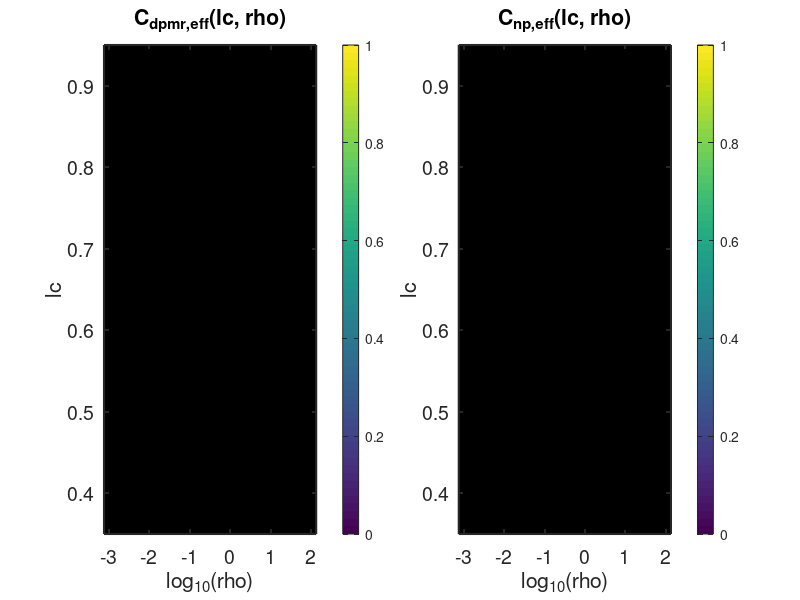

The MATLAB script that drew this image: (Note: this script raises an error after producing the figure.)
%% build_cdpmr_eff_lookup.m — Build 2-D lookup table for C_dpmr_eff and C_np_eff
%
% Sweeps (lc, rho) grid at fixed a_pd = 0.05, computes C_dpmr_eff and C_np_eff
% via augmented Lyapunov for 7-state EKF.
%
% Output: test_results/verify/cdpmr_eff_lookup.mat
%         reference/for_test/fig_cdpmr_eff_lookup.png

clear; close all; clc;

[script_dir, ~, ~] = fileparts(mfilename('fullpath'));
project_root = fileparts(script_dir);
addpath(script_dir);
addpath(fullfile(project_root, 'model'));
addpath(fullfile(project_root, 'model', 'config'));

fprintf('===== build_cdpmr_eff_lookup =====\n\n');

%% Grid definition
lc_grid = [0.4, 0.5, 0.6, 0.7, 0.8, 0.9];              % 6 values
rho_grid = logspace(-3, 2, 21);                         % 21 values from 1e-3 to 1e2
a_pd = 0.05;

Q_kf_scale = [0; 0; 1e4; 1e-1; 0; 1e-4; 0];
R_kf_scale = [1e-2; 1e0];

n_lc = length(lc_grid);
n_rho = length(rho_grid);
total = n_lc * n_rho;

Cdpmr_tab = nan(n_lc, n_rho);
Cnp_tab   = nan(n_lc, n_rho);
max_eig_tab = nan(n_lc, n_rho);
dare_iters_tab = nan(n_lc, n_rho);
dare_err_tab = nan(n_lc, n_rho);

%% Loop
fprintf('Grid: %d lc x %d rho = %d points\n', n_lc, n_rho, total);
fprintf('a_pd = %.4f, Q_kf_scale = [%s], R_kf_scale = [%s]\n\n', ...
        a_pd, sprintf('%.1e ', Q_kf_scale), sprintf('%.1e ', R_kf_scale));

t_start = tic;
for i = 1:n_lc
    for j = 1:n_rho
        lc = lc_grid(i);
        rho = rho_grid(j);
        try
            [C_dpmr_eff, C_np_eff, L, A_aug, diag_out] = ...
                compute_7state_cdpmr_eff(lc, rho, a_pd, Q_kf_scale, R_kf_scale);
            Cdpmr_tab(i, j) = C_dpmr_eff;
            Cnp_tab(i, j)   = C_np_eff;
            max_eig_tab(i, j) = diag_out.max_eig_A_aug;
            dare_iters_tab(i, j) = diag_out.dare_iters;
            dare_err_tab(i, j) = diag_out.dare_err;
        catch ME
            fprintf('  ERROR at lc=%.2f rho=%.3g: %s\n', lc, rho, ME.message);
            Cdpmr_tab(i, j) = NaN;
            Cnp_tab(i, j)   = NaN;
        end
    end
    fprintf('  row %d/%d (lc=%.2f) done\n', i, n_lc, lc_grid(i));
end
t_total = toc(t_start);
fprintf('\nTotal time: %.1f sec\n', t_total);

%% Summary
fprintf('\nC_dpmr_eff table (rows = lc, cols = rho_grid index):\n');
fprintf('      rho: '); fprintf('%9.2e ', rho_grid); fprintf('\n');
for i = 1:n_lc
    fprintf('  lc=%.2f: ', lc_grid(i));
    fprintf('%9.4f ', Cdpmr_tab(i, :));
    fprintf('\n');
end

fprintf('\nC_np_eff table:\n');
fprintf('      rho: '); fprintf('%9.2e ', rho_grid); fprintf('\n');
for i = 1:n_lc
    fprintf('  lc=%.2f: ', lc_grid(i));
    fprintf('%9.4f ', Cnp_tab(i, :));
    fprintf('\n');
end

%% Reference point check
[~, rho_ref_idx] = min(abs(rho_grid - 0.05));
[~, lc_ref_idx] = min(abs(lc_grid - 0.7));
fprintf('\nReference point:\n');
fprintf('  lc=%.2f rho=%.3f  ->  C_dpmr_eff=%.4f, C_np_eff=%.4f\n', ...
        lc_grid(lc_ref_idx), rho_grid(rho_ref_idx), ...
        Cdpmr_tab(lc_ref_idx, rho_ref_idx), Cnp_tab(lc_ref_idx, rho_ref_idx));
fprintf('  K=2 baseline (lc=0.7, a_pd=0.05): 3.161\n');
fprintf('  Expected in wide band: [3.5, 6.0]\n');

%% Sanity checks for lookup table
finite_count = sum(~isnan(Cdpmr_tab(:)));
fprintf('\nLookup table sanity:\n');
fprintf('  Finite points: %d / %d\n', finite_count, total);
fprintf('  Cdpmr_tab min=%.4f max=%.4f\n', min(Cdpmr_tab(:)), max(Cdpmr_tab(:)));
fprintf('  Cnp_tab   min=%.4f max=%.4f\n', min(Cnp_tab(:)), max(Cnp_tab(:)));
fprintf('  Max eigenvalue across grid: %.6f\n', max(max_eig_tab(:)));

%% Save lookup
out_dir = fullfile(project_root, 'test_results', 'verify');
if ~exist(out_dir, 'dir'), mkdir(out_dir); end

lookup = struct();
lookup.lc_grid = lc_grid;
lookup.rho_grid = rho_grid;
lookup.a_pd = a_pd;
lookup.Cdpmr_tab = Cdpmr_tab;
lookup.Cnp_tab = Cnp_tab;
lookup.Q_kf_scale = Q_kf_scale;
lookup.R_kf_scale = R_kf_scale;
lookup.f0 = 0;
lookup.max_eig_tab = max_eig_tab;
lookup.dare_iters_tab = dare_iters_tab;
lookup.dare_err_tab = dare_err_tab;
lookup.build_timestamp = datestr(now, 'yyyy-mm-dd HH:MM:SS');
lookup.note = ['Augmented Lyapunov lookup for 7-state EKF + IIR HP filter. ', ...
               'Phase 1 steady-state f_0 = 0 (free space). Only valid at a_pd=0.05.'];

save(fullfile(out_dir, 'cdpmr_eff_lookup.mat'), '-struct', 'lookup');
fprintf('\nSaved: %s\n', fullfile(out_dir, 'cdpmr_eff_lookup.mat'));

%% Figure: heatmaps
fig_dir = fullfile(project_root, 'reference', 'for_test');
if ~exist(fig_dir, 'dir'), mkdir(fig_dir); end

fig = figure('Position', [100, 100, 1400, 600]);

subplot(1, 2, 1);
imagesc(log10(rho_grid), lc_grid, Cdpmr_tab);
set(gca, 'YDir', 'normal');
colorbar;
xlabel('log_{10}(rho)');
ylabel('lc');
title('C_{dpmr,eff}(lc, rho)');
set(gca, 'FontSize', 14, 'LineWidth', 1.5);

subplot(1, 2, 2);
imagesc(log10(rho_grid), lc_grid, Cnp_tab);
set(gca, 'YDir', 'normal');
colorbar;
xlabel('log_{10}(rho)');
ylabel('lc');
title('C_{np,eff}(lc, rho)');
set(gca, 'FontSize', 14, 'LineWidth', 1.5);

saveas(fig, fullfile(fig_dir, 'fig_cdpmr_eff_lookup.png'));
fprintf('Figure saved: fig_cdpmr_eff_lookup.png\n');

%% Gate: reference point in expected range
ref_val = Cdpmr_tab(lc_ref_idx, rho_ref_idx);
if ref_val >= 3.5 && ref_val <= 6.0
    fprintf('\nGATE: PASS (C_dpmr_eff[0.7, 0.05] = %.4f in [3.5, 6.0])\n', ref_val);
else
    fprintf('\nGATE: FAIL (C_dpmr_eff[0.7, 0.05] = %.4f NOT in [3.5, 6.0])\n', ref_val);
    error('build_cdpmr_eff_lookup:reference_fail', ...
          'Reference point out of expected band');
end

fprintf('\nDone.\n');
